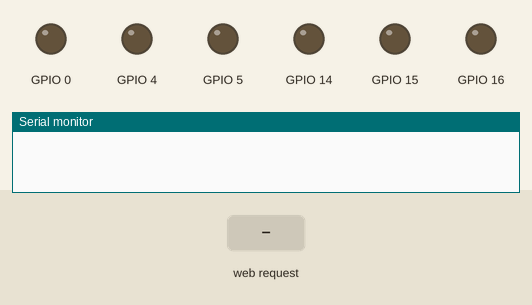
This sketch was run on a simulated ESP8266 (NodeMCU). On the bench: output pins drawn as LEDs (lit = HIGH), the last lines printed to the serial monitor. The test bench sets the inputs (shaded band). WiFi joins after 1.5 s; servers stay silent unless stated.

Above: at 0.1 s.
At 1.1 s:
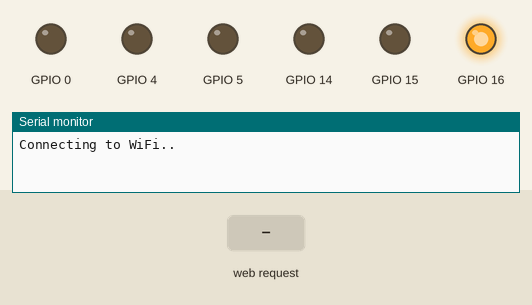
At 3.2 s:
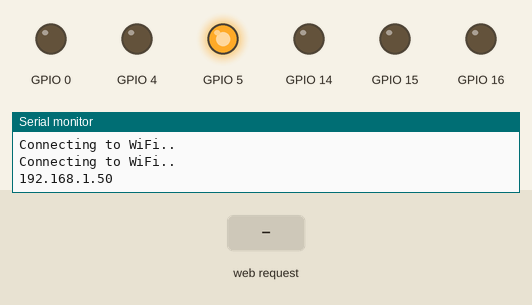
3.3 s: HTTP request GET /update received
4.8 s: HTTP request GET /slider received
Timing chart, 0 to 7.8 s (numbered marks = the images above; inputs shaded):
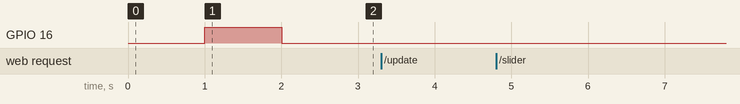

The sketch:

777.ino
```cpp
#ifdef ESP32
#include <WiFi.h>
#include <AsyncTCP.h>
#elseESPAsyncTCP
#include <ESP8266WiFi.h>
#include <.h>
#endif
#include <ESPAsyncWebServer.h>

// Replace with your network credentials
const char* ssid = "Lucky";
const char* password = "12345678";

const char* PARAM_INPUT_1 = "state";
const char* PARAM_INPUT_2 = "value";

const char* PARAM_INPUT_11 = "output";
const char* PARAM_INPUT_22 = "state";


String timerSliderValue = "10";


// Create AsyncWebServer object on port 80
AsyncWebServer server(80);

const char index_html[] PROGMEM = R"rawliteral(
<!DOCTYPE HTML><html>
<head>
  <meta name="viewport" content="width=device-width, initial-scale=1">
  <title>ESP Web Server</title>
  <style>
    html {font-family: Arial; display: inline-block; text-align: center;}
    h2 {font-size: 2.4rem;}
    p {font-size: 2.2rem;}
    body {max-width: 600px; margin:0px auto; padding-bottom: 25px;}
    .switch {position: relative; display: inline-block; width: 120px; height: 68px}
    .switch input {display: none}
    .slider {position: absolute; top: 0; left: 0; right: 0; bottom: 0; background-color: #ccc; border-radius: 34px}
    .slider:before {position: absolute; content: ""; height: 52px; width: 52px; left: 8px; bottom: 8px; background-color: #fff; -webkit-transition: .4s; transition: .4s; border-radius: 68px}
    input:checked+.slider {background-color: #b30000}
    input:checked+.slider:before {-webkit-transform: translateX(52px); -ms-transform: translateX(52px); transform: translateX(52px)}
    .slider2 { -webkit-appearance: none; margin: 14px; width: 400px; height: 20px; background: #ccc;
      outline: none; -webkit-transition: .2s; transition: opacity .2s;}
    .slider2::-webkit-slider-thumb {-webkit-appearance: none; appearance: none; width: 30px; height: 30px; background: #2f4468; cursor: pointer;}
    .slider2::-moz-range-thumb { width: 30px; height: 30px; background: #2f4468; cursor: pointer; }
  </style>
</head>
<body>
  <h2>ESP Web Server</h2>
 <p><span id="timerValue">%TIMERVALUE%</span> M</p>
 <p><span id="timerValue1"></span> S</p>
  <p><input type="range" onchange="updateSliderTimer(this)" id="timerSlider" min="1" max="120" value="%TIMERVALUE%" step="1" class="slider2"></p>
  %BUTTONPLACEHOLDER%
<script>
function toggleCheckbox(element) {
 var sliderValue = document.getElementById("timerSlider").value;
 sliderValue=sliderValue*60;

  var xhr = new XMLHttpRequest();
  if(element.checked){ xhr.open("GET", "/update?output="+element.id+"&state=1", true); xhr.send();
    var count = sliderValue, timer = setInterval(function() {
      count--;
      document.getElementById("timerValue1").innerHTML = count;
      if(count == 0){ clearInterval(timer); document.getElementById("timerValue").innerHTML = document.getElementById("timerSlider").value; }
    }, 1000);
    sliderValue = sliderValue*1000;
    setTimeout(function(){ xhr.open("GET", "/update?output="+element.id+"&state=0", true);
    document.getElementById(element.id).checked = false; xhr.send(); }, sliderValue);
 }
}
function updateSliderTimer(element) {
  var sliderValue = document.getElementById("timerSlider").value;
  document.getElementById("timerValue").innerHTML = sliderValue;
  var xhr = new XMLHttpRequest();
  xhr.open("GET", "/slider?value="+sliderValue, true);
  xhr.send();
}
function toggleCheckbox1(element) {
  var xhr = new XMLHttpRequest();
  if(element.checked){ xhr.open("GET", "/update?output="+element.id+"&state=1", true); }
  else { xhr.open("GET", "/update?output="+element.id+"&state=0", true); }
  xhr.send();
}
</script>
</body>
</html>
)rawliteral";

// Replaces placeholder with button section in your web page
String processor(const String& var){
  Serial.println(var);
  if(var == "BUTTONPLACEHOLDER"){
    String buttons = "";
    buttons += "<h4>Power Plug - 12</h4><label class=\"switch\"><input type=\"checkbox\" onchange=\"toggleCheckbox(this)\" id=\"5\" " + outputState(5) + "><span class=\"slider\"></span></label>";
    buttons += "<h4>FAN - 1&2</h4>       <label class=\"switch\"><input type=\"checkbox\" onchange=\"toggleCheckbox1(this)\" id=\"4\" " + outputState(4) + "><span class=\"slider\"></span></label>";
    buttons += "<h4>FAN - 3</h4>     <label class=\"switch\"><input type=\"checkbox\" onchange=\"toggleCheckbox1(this)\" id=\"14\" " + outputState(14) + "><span class=\"slider\"></span></label>";

      return buttons;
  }

  else if(var == "TIMERVALUE"){
    return timerSliderValue;
  }
  return String();
}
String outputState(int output){
  if(digitalRead(output)){
    return "checked";
  }
  else {
    return "";
  }
  return "";
}


void setup(){
  // Serial port for debugging purposes
  Serial.begin(115200);
  pinMode(5, OUTPUT);
  digitalWrite(5, LOW);
  pinMode(4, OUTPUT);
  digitalWrite(4, LOW);
  pinMode(14, OUTPUT);
  digitalWrite(14, LOW);
  pinMode(15, OUTPUT);
  digitalWrite(15, LOW);
  pinMode(0, OUTPUT);
  digitalWrite(0, LOW);
  pinMode(16, OUTPUT);
  digitalWrite(16, LOW);
  pinMode(5, OUTPUT);
  digitalWrite(5, LOW);

  // Connect to Wi-Fi
  WiFi.begin(ssid, password);
  while (WiFi.status() != WL_CONNECTED) {
    delay(1000);
    digitalWrite(5, LOW);
    digitalWrite(16, HIGH);
    Serial.println("Connecting to WiFi..");
  }

  // Print ESP Local IP Address
  Serial.println(WiFi.localIP());
  digitalWrite(5, HIGH);
    digitalWrite(16, LOW);

  // Route for root / web page
  server.on("/", HTTP_GET, [](AsyncWebServerRequest *request){
     request->send_P(200, "text/html", index_html, processor);
  });

  // Send a GET request to <ESP_IP>/update?state=<inputMessage>
  server.on("/update", HTTP_GET, [] (AsyncWebServerRequest *request) {
     String inputMessage1;
    String inputMessage2;
    // GET input1 value on <ESP_IP>/update?state=<inputMessage>
    if (request->hasParam(PARAM_INPUT_1)&&request->hasParam(PARAM_INPUT_11)) {
      inputMessage1 = request->getParam(PARAM_INPUT_1)->value();
      inputMessage2 = request->getParam(PARAM_INPUT_11)->value();
      digitalWrite(inputMessage2.toInt(), inputMessage1.toInt());
    }
    else {
      inputMessage1 = "No message sent";
      inputMessage2 = "No message sent";
    }
    Serial.print("GPIO PIN: ");
    Serial.print(inputMessage2);
    Serial.print("\t SET Value:  ");
    Serial.println(inputMessage1);
    request->send(200, "text/plain", "OK");
  });

  // Send a GET request to <ESP_IP>/slider?value=<inputMessage>
  server.on("/slider", HTTP_GET, [] (AsyncWebServerRequest *request) {
    String inputMessage;
    // GET input1 value on <ESP_IP>/slider?value=<inputMessage>
    if (request->hasParam(PARAM_INPUT_2)) {
      inputMessage = request->getParam(PARAM_INPUT_2)->value();
      timerSliderValue = inputMessage;

    }
    else {
      inputMessage = "No message sent";
    }
    Serial.println(inputMessage);
    request->send(200, "text/plain", "OK");
  });

  // Start server
  server.begin();
}

void loop() {

}


\
```
